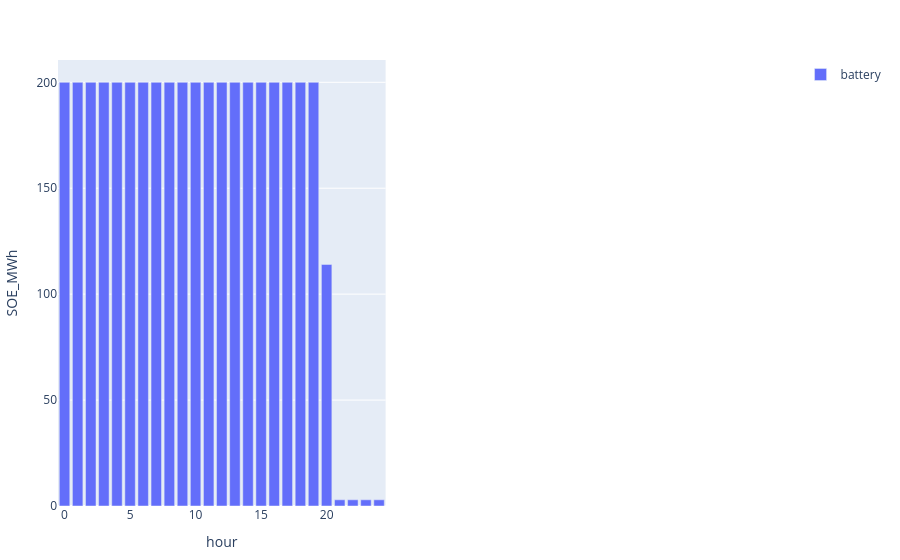

Source (notebook cell):
### Code cell
r_id_ = 102
to_plot = s_ed.storage[(s_ed.storage.configuration .== config_) .&  (s_ed.storage.day .== day_) .&  (s_ed.storage.iteration .== iteration_).&  (s_ed.storage.r_id .== r_id_),:]
p2 = plot(to_plot, x = :hour , y = :SOE_MWh, color = :resource, kind = "bar", Layout(barmode="stack")) 
[p2 plot()]

### Figure 1 — Plotly figure (JSON) as saved in the notebook; plotly's stock layout.template omitted (floating-point values rounded to 4 significant figures)
{"data": [{"legendgroup": "battery", "marker": {"color": "#636efa"}, "name": "battery", "showlegend": true, "type": "bar", "x": [1, 2, 3, 4, 5, 6, 7, 8, 9, 10, 11, 12, 13, 14, 15, 16, 17, 18, 19, 20, 21, 22, 23, 24, 0], "xaxis": "x1", "y": [200, 200, 200, 200, 200, 200, 200, 200, 200, 200, 200, 200, 200, 200, 200, 200, 200, 200, 200, 114.0, 2.927, 2.927, 2.927, 2.927, 200], "yaxis": "y1"}], "layout": {"margin": {"b": 50, "l": 50, "r": 50, "t": 60}, "xaxis1": {"anchor": "y1", "domain": [0, 0.45], "title": {"text": "hour"}}, "xaxis2": {"anchor": "y2", "domain": [0.55, 1]}, "yaxis1": {"anchor": "x1", "domain": [0, 1], "title": {"text": "SOE_MWh"}}, "yaxis2": {"anchor": "x2", "domain": [0, 1]}}}
